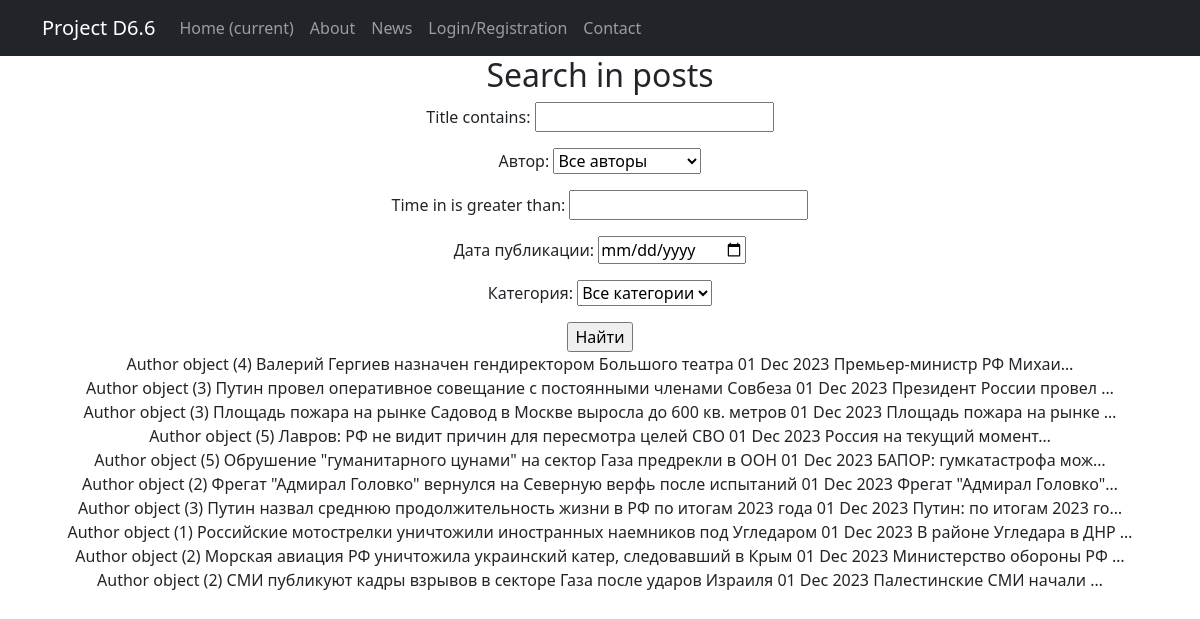
The app's page /news/search/ with its own data.
### news/models.py (models this page shows, shortened)
class Post(models.Model):  # класс Post
    news = 'NE'
    article = 'AR'
    CATSELECT = [
        (news, 'Новость'),
        (article, 'Статья')
    ]
    objects = None
    author = models.ForeignKey(Author, on_delete=models.CASCADE)  # связь «один ко многим» с моделью Author
    time_in = models.DateTimeField(auto_now_add=True)  # автоматическое присвоение даты и времени создания
    title = models.CharField(max_length=255)  # длина заголовка
    choice_field = models.CharField(max_length=2, choices=CATSELECT)  # поле выбора категории новость/статья
    content = models.TextField()  # содержание статьи/новости
    rating = models.IntegerField(default=0)  # рейтинг статьи/новости
    category = models.ManyToManyField(Category, through='PostCategory', related_name='PostCategory')  # связь «многие ко многим» с моделью Category (с дополнительной моделью PostCategory)

class Author(models.Model):  # наследуемся от класса Model
    objects = None
    user = models.OneToOneField(User, on_delete=models.CASCADE)  # имя автора в соответствии с шаблоном User
    rating = models.IntegerField(default=0)  # рейтинг автора

### news/views.py (the view)
# urls.py: path('search/', PostSearch.as_view()),
class PostSearch(ListView):
    model = Post
    ordering = '-time_in'
    filterset_class = PostFilter
    template_name = 'search.html'
    context_object_name = 'search'
    paginate_by = 10
    def get_queryset(self):
        queryset = super().get_queryset()
        self.filterset = PostFilter(self.request.GET, queryset)
        return self.filterset.qs
    def get_context_data(self, **kwargs):
        context = super().get_context_data(**kwargs)
        context['filterset'] = self.filterset
        return context

### news/models.py (called while the page is built)
    def __str__(self):
        return self.name.title()

### templates/search.html (shortened to what this page needs)
{% extends 'flatpages/default.html' %}
{% block content %}
    <h2>Search in posts</h2>
    <form action="" method="get">
        {{ filterset.form.as_p }}
        <input type="submit" value="Найти"/>
    </form>
    {% for post in search %}
     <div>
     {{ post.author }}
     {{ post.title }}
     {{ post.time_in|date:'d M Y' }}
     {{ post.content|truncatechars:25 }}
     </div>
    {% endfor %}
{% endblock content %}

### records on screen
Post: author "Author object (4)", title "Валерий Гергиев назначен гендиректором Большого театра", time_in "01 Dec 2023", content "Премьер-министр РФ Михаи…"
Post: author "Author object (3)", title "Путин провел оперативное совещание с постоянными членами Совбеза", time_in "01 Dec 2023", content "Президент России провел …"
Post: author "Author object (3)", title "Площадь пожара на рынке Садовод в Москве выросла до 600 кв. метров", time_in "01 Dec 2023", content "Площадь пожара на рынке …"
Post: author "Author object (5)", title "Лавров: РФ не видит причин для пересмотра целей СВО", time_in "01 Dec 2023", content "Россия на текущий момент…"
Post: author "Author object (5)", title "Обрушение \"гуманитарного цунами\" на сектор Газа предрекли в ООН", time_in "01 Dec 2023", content "БАПОР: гумкатастрофа мож…"
Post: author "Author object (2)", title "Фрегат \"Адмирал Головко\" вернулся на Северную верфь после испытаний", time_in "01 Dec 2023", content "Фрегат \"Адмирал Головко\"…"
Post: author "Author object (3)", title "Путин назвал среднюю продолжительность жизни в РФ по итогам 2023 года", time_in "01 Dec 2023", content "Путин: по итогам 2023 го…"
Post: author "Author object (1)", title "Российские мотострелки уничтожили иностранных наемников под Угледаром", time_in "01 Dec 2023", content "В районе Угледара в ДНР …"
Post: author "Author object (2)", title "Морская авиация РФ уничтожила украинский катер, следовавший в Крым", time_in "01 Dec 2023", content "Министерство обороны РФ …"
Post: author "Author object (2)", title "СМИ публикуют кадры взрывов в секторе Газа после ударов Израиля", time_in "01 Dec 2023", content "Палестинские СМИ начали …"
